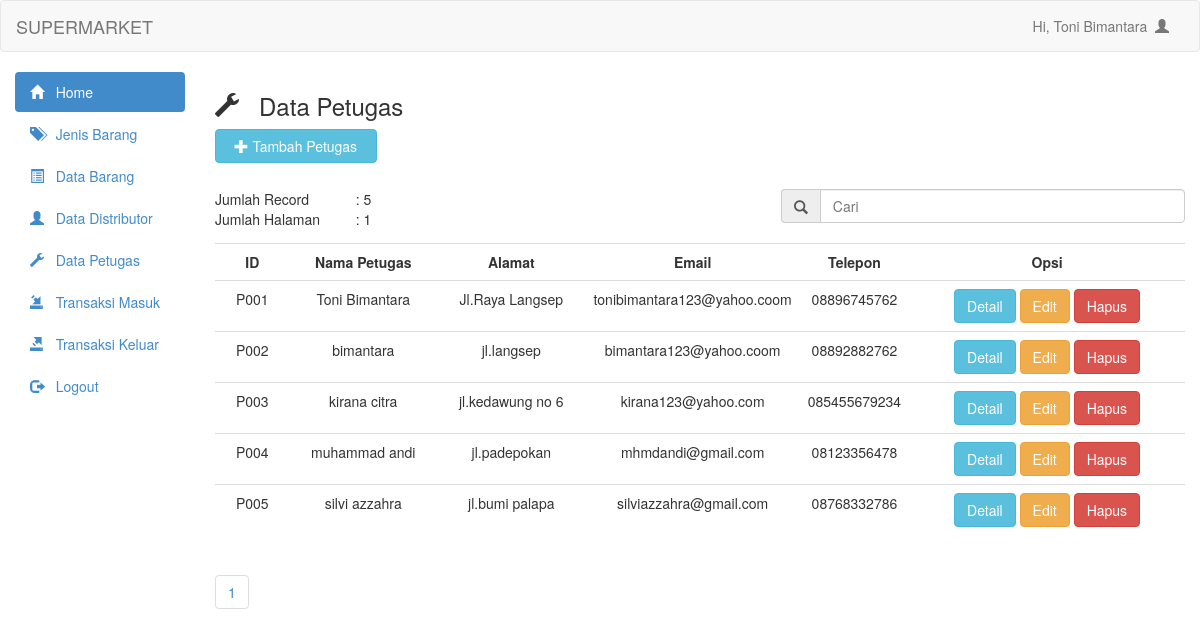
/admin/petugas_data.php (signed in), run on the app's committed database.
### tables this page shows
CREATE TABLE `tblpetugas` (
  `id_petugas` varchar(10) NOT NULL,
  `nama_petugas` varchar(100) NOT NULL,
  `alamat` text NOT NULL,
  `email` varchar(100) NOT NULL,
  `telepon` varchar(15) NOT NULL,
  `password` varchar(100) NOT NULL
);

### admin/petugas_data.php (the view, shortened to what this page needs)
<?php
    include "header.php";
    $petugas = mysqli_query($connect, "SELECT * from tblpetugas order by id_petugas asc");
?>
<!DOCTYPE html>
<html lang="en">
<head>
</head>
<body>
    <h3><span class="glyphicon glyphicon-wrench"></span> &nbsp Data Petugas</h3>
    <button style="margin-bottom:20px" data-toggle="modal" data-target="#myModal" class="btn btn-info col-md-2"><span class="glyphicon glyphicon-plus"></span> Tambah Petugas</button>
    <br/>
    <br/>
    <br/>
    <?php
        $per_hal = 10;
        $jumlah_record = mysqli_query($connect, "SELECT COUNT(*) from tblpetugas");
        $jum = mysqli_fetch_array($jumlah_record, MYSQLI_NUM);
        $halaman = ceil($jum[0] / $per_hal);
        $page = (isset($_GET['page'])) ? (int) $_GET['page'] : 1;
        $start = ($page - 1) * $per_hal;
    ?>
    <table class="col-md-2">
            <tr>
                <td>Jumlah Record</td>
                <td><?php echo ": ".$jum[0]; ?></td>
            </tr>
            <tr>
                <td>Jumlah Halaman</td>
                <td><?php echo ": ".$halaman; ?></td>
            </tr>
    </table>
    <form action="petugas_search.php" method="get">
        <div class="input-group col-md-5 col-md-offset-7">
            <span class="input-group-addon" id="basic-addon1"><span class="glyphicon glyphicon-search"></span></span>
            <input type="text" class="form-control" placeholder="Cari" aria-describedby="basic-addon1"
                name="cari">
        </div>
    </form>
    <br />
    <table class="table table-hover">
        <tr>
            <th class="col-md-1"><center>ID</th>
            <th class="col-md-2"><center>Nama Petugas</th>
            <th class="col-md-2"><center>Alamat</th>
            <th class="col-md-2"><center>Email</th>
            <th class="col-md-1"><center>Telepon</th>
            <th class="col-md-4"><center>Opsi</th>
        </tr>
        <?php
            if (isset($_GET['cari'])) {
                $cari = mysqli_real_escape_string($connect, $_GET['cari']);
                $petugas = mysqli_query($connect, "select * from tblpetugas where nama_petugas like '%$cari%'");
            }
            else {
                $petugas = mysqli_query($connect, "select * from tblpetugas limit $start, $per_hal");
            }
            while ($data_petugas = mysqli_fetch_array($petugas)) {
        ?>
        <tr>
            <td><center><?php echo $data_petugas['id_petugas']?></td>
            <td><center><?php echo $data_petugas['nama_petugas'] ?></td>
            <td><center><?php echo $data_petugas['alamat'] ?></td>
            <td><center><?php echo $data_petugas['email'] ?></td>
            <td><center><?php echo $data_petugas['telepon'] ?></td>
            <td><center>
                <a href="petugas_detail.php?id_petugas=<?php echo $data_petugas['id_petugas']; ?>" class="btn btn-info">Detail</a>
                <a href="petugas_update.php?id_petugas=<?php echo $data_petugas['id_petugas']; ?>" class="btn btn-warning">Edit</a>
                <a onclick="if(confirm('Apakah anda yakin ingin menghapus data <?php echo $data_petugas['id_petugas']; ?>??')){ location.href='petugas_delete.php?id_petugas=<?php echo $data_petugas['id_petugas']; ?>' }" class="btn btn-danger">Hapus</a>
            </td>
        </tr>
        <?php
        }
        ?>
    </table>
    <ul class="pagination">
        <?php
        for ($x = 1; $x <= $halaman; $x++) {
            ?>
        <li><a href="?page=<?php echo $x ?>"><?php echo $x ?></a></li>
        <?php
        }
        ?>
    </ul>
</body>
</html>

### data on the page
tblpetugas: id_petugas "P001", nama_petugas "Toni Bimantara", alamat "Jl.Raya Langsep", email "tonibimantara123@yahoo.coom", telepon "08896745762"
tblpetugas: id_petugas "P002", nama_petugas "bimantara", alamat "jl.langsep", email "bimantara123@yahoo.coom", telepon "08892882762"
tblpetugas: id_petugas "P003", nama_petugas "kirana citra", alamat "jl.kedawung no 6", email "kirana123@yahoo.com", telepon "085455679234"
tblpetugas: id_petugas "P004", nama_petugas "muhammad andi", alamat "jl.padepokan", email "mhmdandi@gmail.com", telepon "08123356478"
tblpetugas: id_petugas "P005", nama_petugas "silvi azzahra", alamat "jl.bumi palapa", email "silviazzahra@gmail.com", telepon "08768332786"

### other printed values
$_SESSION['user'] "Toni Bimantara"
$jum[0] "5"
$halaman "1"
